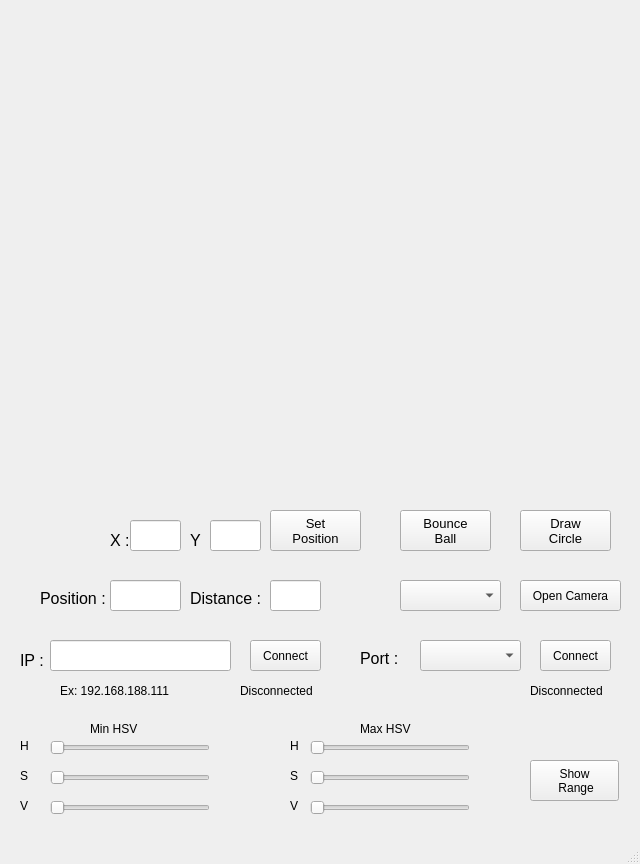
<?xml version="1.0" encoding="UTF-8"?>
<ui version="4.0">
 <class>MainWindow</class>
 <widget class="QMainWindow" name="MainWindow">
  <property name="geometry">
   <rect>
    <x>0</x>
    <y>0</y>
    <width>640</width>
    <height>864</height>
   </rect>
  </property>
  <property name="sizePolicy">
   <sizepolicy hsizetype="Fixed" vsizetype="Fixed">
    <horstretch>0</horstretch>
    <verstretch>0</verstretch>
   </sizepolicy>
  </property>
  <property name="baseSize">
   <size>
    <width>640</width>
    <height>700</height>
   </size>
  </property>
  <property name="cursor">
   <cursorShape>ArrowCursor</cursorShape>
  </property>
  <property name="windowTitle">
   <string>Bounce Ball</string>
  </property>
  <widget class="QWidget" name="centralWidget">
   <property name="sizePolicy">
    <sizepolicy hsizetype="Fixed" vsizetype="Fixed">
     <horstretch>0</horstretch>
     <verstretch>0</verstretch>
    </sizepolicy>
   </property>
   <widget class="QLabel" name="label">
    <property name="geometry">
     <rect>
      <x>0</x>
      <y>0</y>
      <width>640</width>
      <height>480</height>
     </rect>
    </property>
    <property name="sizePolicy">
     <sizepolicy hsizetype="Fixed" vsizetype="Fixed">
      <horstretch>0</horstretch>
      <verstretch>0</verstretch>
     </sizepolicy>
    </property>
    <property name="text">
     <string/>
    </property>
   </widget>
   <widget class="QPushButton" name="pos_btn">
    <property name="geometry">
     <rect>
      <x>270</x>
      <y>510</y>
      <width>91</width>
      <height>41</height>
     </rect>
    </property>
    <property name="font">
     <font>
      <pointsize>10</pointsize>
     </font>
    </property>
    <property name="text">
     <string>Set
Position</string>
    </property>
   </widget>
   <widget class="QPushButton" name="bounce_btn">
    <property name="geometry">
     <rect>
      <x>400</x>
      <y>510</y>
      <width>91</width>
      <height>41</height>
     </rect>
    </property>
    <property name="font">
     <font>
      <pointsize>10</pointsize>
     </font>
    </property>
    <property name="text">
     <string>Bounce
Ball</string>
    </property>
   </widget>
   <widget class="QLabel" name="label_2">
    <property name="geometry">
     <rect>
      <x>40</x>
      <y>590</y>
      <width>67</width>
      <height>17</height>
     </rect>
    </property>
    <property name="font">
     <font>
      <pointsize>12</pointsize>
     </font>
    </property>
    <property name="text">
     <string>Position :</string>
    </property>
   </widget>
   <widget class="QLabel" name="label_3">
    <property name="geometry">
     <rect>
      <x>190</x>
      <y>590</y>
      <width>81</width>
      <height>17</height>
     </rect>
    </property>
    <property name="font">
     <font>
      <pointsize>12</pointsize>
      <italic>false</italic>
     </font>
    </property>
    <property name="text">
     <string>Distance : </string>
    </property>
   </widget>
   <widget class="QLineEdit" name="distText">
    <property name="geometry">
     <rect>
      <x>270</x>
      <y>580</y>
      <width>51</width>
      <height>31</height>
     </rect>
    </property>
    <property name="readOnly">
     <bool>true</bool>
    </property>
   </widget>
   <widget class="QLineEdit" name="posText">
    <property name="geometry">
     <rect>
      <x>110</x>
      <y>580</y>
      <width>71</width>
      <height>31</height>
     </rect>
    </property>
    <property name="readOnly">
     <bool>true</bool>
    </property>
   </widget>
   <widget class="QLabel" name="label_4">
    <property name="geometry">
     <rect>
      <x>110</x>
      <y>530</y>
      <width>20</width>
      <height>21</height>
     </rect>
    </property>
    <property name="font">
     <font>
      <pointsize>12</pointsize>
     </font>
    </property>
    <property name="text">
     <string>X :</string>
    </property>
   </widget>
   <widget class="QLabel" name="label_5">
    <property name="geometry">
     <rect>
      <x>190</x>
      <y>530</y>
      <width>16</width>
      <height>21</height>
     </rect>
    </property>
    <property name="font">
     <font>
      <pointsize>12</pointsize>
     </font>
    </property>
    <property name="text">
     <string>Y :</string>
    </property>
   </widget>
   <widget class="QComboBox" name="cameraList">
    <property name="geometry">
     <rect>
      <x>400</x>
      <y>580</y>
      <width>101</width>
      <height>31</height>
     </rect>
    </property>
   </widget>
   <widget class="QPushButton" name="camera_btn">
    <property name="geometry">
     <rect>
      <x>520</x>
      <y>580</y>
      <width>101</width>
      <height>31</height>
     </rect>
    </property>
    <property name="text">
     <string>Open Camera</string>
    </property>
   </widget>
   <widget class="QLabel" name="label_6">
    <property name="geometry">
     <rect>
      <x>20</x>
      <y>650</y>
      <width>31</width>
      <height>21</height>
     </rect>
    </property>
    <property name="font">
     <font>
      <pointsize>12</pointsize>
     </font>
    </property>
    <property name="text">
     <string>IP :</string>
    </property>
   </widget>
   <widget class="QPushButton" name="connect_btn">
    <property name="geometry">
     <rect>
      <x>250</x>
      <y>640</y>
      <width>71</width>
      <height>31</height>
     </rect>
    </property>
    <property name="text">
     <string>Connect</string>
    </property>
   </widget>
   <widget class="QLabel" name="label_7">
    <property name="geometry">
     <rect>
      <x>60</x>
      <y>680</y>
      <width>151</width>
      <height>21</height>
     </rect>
    </property>
    <property name="text">
     <string>Ex: 192.168.188.111</string>
    </property>
   </widget>
   <widget class="QLineEdit" name="ipText">
    <property name="geometry">
     <rect>
      <x>50</x>
      <y>640</y>
      <width>181</width>
      <height>31</height>
     </rect>
    </property>
   </widget>
   <widget class="QLabel" name="connect_txt">
    <property name="geometry">
     <rect>
      <x>240</x>
      <y>680</y>
      <width>101</width>
      <height>21</height>
     </rect>
    </property>
    <property name="text">
     <string>Disconnected</string>
    </property>
   </widget>
   <widget class="QComboBox" name="portList">
    <property name="geometry">
     <rect>
      <x>420</x>
      <y>640</y>
      <width>101</width>
      <height>31</height>
     </rect>
    </property>
   </widget>
   <widget class="QLabel" name="label_8">
    <property name="geometry">
     <rect>
      <x>360</x>
      <y>650</y>
      <width>51</width>
      <height>17</height>
     </rect>
    </property>
    <property name="font">
     <font>
      <pointsize>12</pointsize>
     </font>
    </property>
    <property name="text">
     <string>Port :</string>
    </property>
   </widget>
   <widget class="QPushButton" name="port_btn">
    <property name="geometry">
     <rect>
      <x>540</x>
      <y>640</y>
      <width>71</width>
      <height>31</height>
     </rect>
    </property>
    <property name="text">
     <string>Connect</string>
    </property>
   </widget>
   <widget class="QLabel" name="connectPort_txt">
    <property name="geometry">
     <rect>
      <x>530</x>
      <y>680</y>
      <width>101</width>
      <height>21</height>
     </rect>
    </property>
    <property name="text">
     <string>Disconnected</string>
    </property>
   </widget>
   <widget class="QLineEdit" name="posX">
    <property name="geometry">
     <rect>
      <x>130</x>
      <y>520</y>
      <width>51</width>
      <height>31</height>
     </rect>
    </property>
   </widget>
   <widget class="QLineEdit" name="posY">
    <property name="geometry">
     <rect>
      <x>210</x>
      <y>520</y>
      <width>51</width>
      <height>31</height>
     </rect>
    </property>
   </widget>
   <widget class="QPushButton" name="drawCircle_btn">
    <property name="geometry">
     <rect>
      <x>520</x>
      <y>510</y>
      <width>91</width>
      <height>41</height>
     </rect>
    </property>
    <property name="font">
     <font>
      <pointsize>10</pointsize>
     </font>
    </property>
    <property name="text">
     <string>Draw
Circle</string>
    </property>
   </widget>
   <widget class="QSlider" name="minH_slider">
    <property name="geometry">
     <rect>
      <x>50</x>
      <y>740</y>
      <width>160</width>
      <height>16</height>
     </rect>
    </property>
    <property name="maximum">
     <number>255</number>
    </property>
    <property name="orientation">
     <enum>Qt::Horizontal</enum>
    </property>
   </widget>
   <widget class="QSlider" name="minS_slider">
    <property name="geometry">
     <rect>
      <x>50</x>
      <y>770</y>
      <width>160</width>
      <height>16</height>
     </rect>
    </property>
    <property name="maximum">
     <number>255</number>
    </property>
    <property name="orientation">
     <enum>Qt::Horizontal</enum>
    </property>
   </widget>
   <widget class="QSlider" name="minV_slider">
    <property name="geometry">
     <rect>
      <x>50</x>
      <y>800</y>
      <width>160</width>
      <height>16</height>
     </rect>
    </property>
    <property name="maximum">
     <number>255</number>
    </property>
    <property name="orientation">
     <enum>Qt::Horizontal</enum>
    </property>
   </widget>
   <widget class="QSlider" name="maxH_slider">
    <property name="geometry">
     <rect>
      <x>310</x>
      <y>740</y>
      <width>160</width>
      <height>16</height>
     </rect>
    </property>
    <property name="maximum">
     <number>255</number>
    </property>
    <property name="orientation">
     <enum>Qt::Horizontal</enum>
    </property>
   </widget>
   <widget class="QSlider" name="maxS_slider">
    <property name="geometry">
     <rect>
      <x>310</x>
      <y>770</y>
      <width>160</width>
      <height>16</height>
     </rect>
    </property>
    <property name="maximum">
     <number>255</number>
    </property>
    <property name="orientation">
     <enum>Qt::Horizontal</enum>
    </property>
   </widget>
   <widget class="QSlider" name="maxV_slider">
    <property name="geometry">
     <rect>
      <x>310</x>
      <y>800</y>
      <width>160</width>
      <height>16</height>
     </rect>
    </property>
    <property name="maximum">
     <number>255</number>
    </property>
    <property name="orientation">
     <enum>Qt::Horizontal</enum>
    </property>
   </widget>
   <widget class="QPushButton" name="showRange_btn">
    <property name="geometry">
     <rect>
      <x>530</x>
      <y>760</y>
      <width>89</width>
      <height>41</height>
     </rect>
    </property>
    <property name="text">
     <string>Show
 Range</string>
    </property>
   </widget>
   <widget class="QLabel" name="label_9">
    <property name="geometry">
     <rect>
      <x>20</x>
      <y>730</y>
      <width>20</width>
      <height>31</height>
     </rect>
    </property>
    <property name="text">
     <string>H</string>
    </property>
   </widget>
   <widget class="QLabel" name="label_10">
    <property name="geometry">
     <rect>
      <x>20</x>
      <y>760</y>
      <width>21</width>
      <height>31</height>
     </rect>
    </property>
    <property name="text">
     <string>S</string>
    </property>
   </widget>
   <widget class="QLabel" name="label_11">
    <property name="geometry">
     <rect>
      <x>20</x>
      <y>790</y>
      <width>21</width>
      <height>31</height>
     </rect>
    </property>
    <property name="text">
     <string>V</string>
    </property>
   </widget>
   <widget class="QLabel" name="label_12">
    <property name="geometry">
     <rect>
      <x>290</x>
      <y>760</y>
      <width>21</width>
      <height>31</height>
     </rect>
    </property>
    <property name="text">
     <string>S</string>
    </property>
   </widget>
   <widget class="QLabel" name="label_13">
    <property name="geometry">
     <rect>
      <x>290</x>
      <y>730</y>
      <width>20</width>
      <height>31</height>
     </rect>
    </property>
    <property name="text">
     <string>H</string>
    </property>
   </widget>
   <widget class="QLabel" name="label_14">
    <property name="geometry">
     <rect>
      <x>290</x>
      <y>790</y>
      <width>21</width>
      <height>31</height>
     </rect>
    </property>
    <property name="text">
     <string>V</string>
    </property>
   </widget>
   <widget class="QLabel" name="label_15">
    <property name="geometry">
     <rect>
      <x>90</x>
      <y>720</y>
      <width>67</width>
      <height>17</height>
     </rect>
    </property>
    <property name="text">
     <string>Min HSV</string>
    </property>
   </widget>
   <widget class="QLabel" name="label_16">
    <property name="geometry">
     <rect>
      <x>360</x>
      <y>720</y>
      <width>67</width>
      <height>17</height>
     </rect>
    </property>
    <property name="text">
     <string>Max HSV</string>
    </property>
   </widget>
   <widget class="QLabel" name="minH_L">
    <property name="geometry">
     <rect>
      <x>220</x>
      <y>740</y>
      <width>31</width>
      <height>21</height>
     </rect>
    </property>
    <property name="text">
     <string/>
    </property>
   </widget>
   <widget class="QLabel" name="minS_L">
    <property name="geometry">
     <rect>
      <x>220</x>
      <y>770</y>
      <width>31</width>
      <height>21</height>
     </rect>
    </property>
    <property name="text">
     <string/>
    </property>
   </widget>
   <widget class="QLabel" name="minV_L">
    <property name="geometry">
     <rect>
      <x>220</x>
      <y>800</y>
      <width>31</width>
      <height>21</height>
     </rect>
    </property>
    <property name="text">
     <string/>
    </property>
   </widget>
   <widget class="QLabel" name="maxH_L">
    <property name="geometry">
     <rect>
      <x>480</x>
      <y>740</y>
      <width>31</width>
      <height>21</height>
     </rect>
    </property>
    <property name="text">
     <string/>
    </property>
   </widget>
   <widget class="QLabel" name="maxS_L">
    <property name="geometry">
     <rect>
      <x>480</x>
      <y>770</y>
      <width>31</width>
      <height>21</height>
     </rect>
    </property>
    <property name="text">
     <string/>
    </property>
   </widget>
   <widget class="QLabel" name="maxV_L">
    <property name="geometry">
     <rect>
      <x>480</x>
      <y>800</y>
      <width>31</width>
      <height>21</height>
     </rect>
    </property>
    <property name="text">
     <string/>
    </property>
   </widget>
  </widget>
  <widget class="QMenuBar" name="menuBar">
   <property name="geometry">
    <rect>
     <x>0</x>
     <y>0</y>
     <width>640</width>
     <height>22</height>
    </rect>
   </property>
  </widget>
  <widget class="QStatusBar" name="statusBar"/>
 </widget>
 <layoutdefault spacing="6" margin="11"/>
 <resources/>
 <connections/>
</ui>
